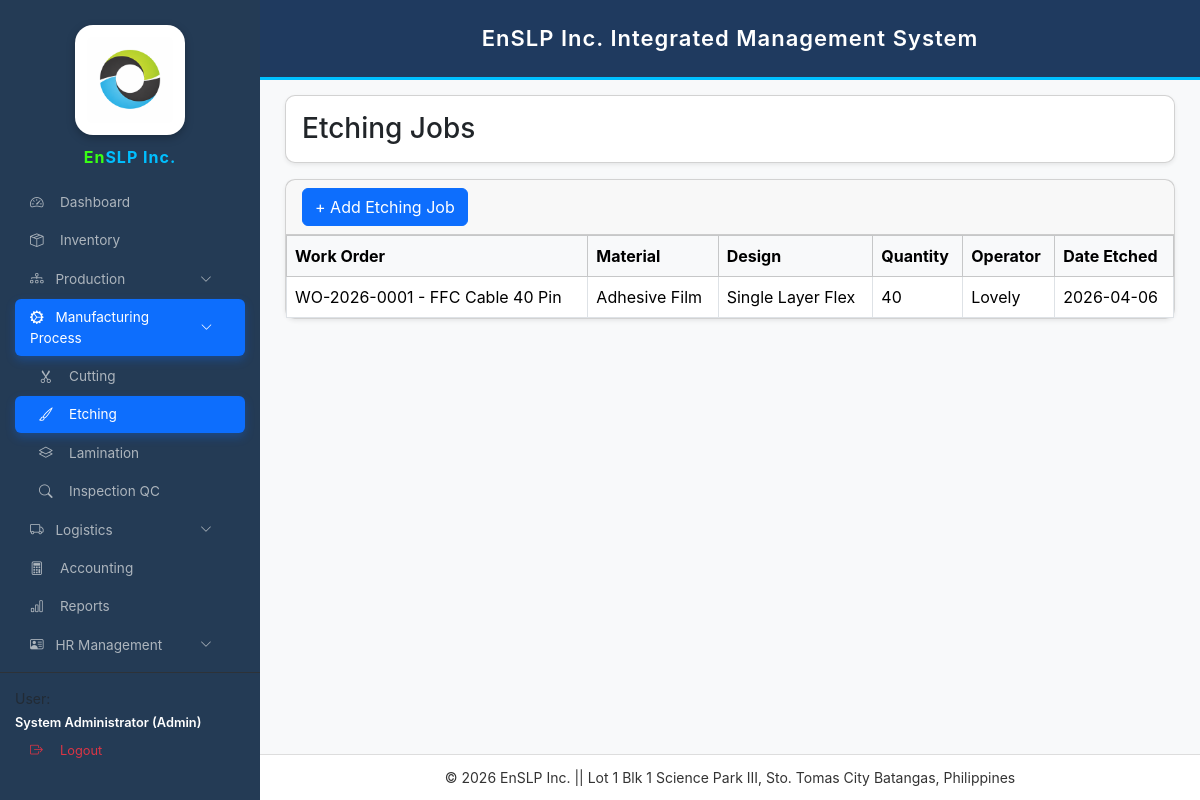
Page /etching.php (signed in) on the committed database.
### tables this page shows
CREATE TABLE `etching_jobs` (
  `id` int(11) NOT NULL,
  `work_order_id` varchar(50) NOT NULL,
  `item_id` int(11) DEFAULT NULL,
  `design` varchar(100) DEFAULT NULL,
  `operator` varchar(100) DEFAULT NULL,
  `date_etched` timestamp NOT NULL DEFAULT current_timestamp(),
  `quantity` int(11) DEFAULT 0
);

CREATE TABLE `work_orders` (
  `id` int(11) NOT NULL,
  `wo_no` varchar(50) DEFAULT NULL,
  `product_name` varchar(150) NOT NULL,
  `client` varchar(150) DEFAULT NULL,
  `qty` int(11) DEFAULT 0,
  `status` varchar(50) DEFAULT NULL,
  `date_started` date NOT NULL,
  `date_completed` date DEFAULT NULL,
  `remarks` varchar(255) DEFAULT NULL,
  `created_at` timestamp NOT NULL DEFAULT current_timestamp(),
  `selling_price` decimal(10,2) DEFAULT 0.00
);

CREATE TABLE `inventory_items` (
  `id` int(11) NOT NULL,
  `item_code` varchar(50) DEFAULT NULL,
  `item_name` varchar(150) NOT NULL,
  `category` varchar(50) DEFAULT NULL,
  `unit` varchar(30) DEFAULT 'pcs',
  `quantity` int(11) NOT NULL DEFAULT 0,
  `reorder_level` int(11) NOT NULL DEFAULT 0,
  `created_at` datetime NOT NULL DEFAULT current_timestamp(),
  `cost` decimal(10,2) DEFAULT NULL,
  `selling_price` decimal(10,2) DEFAULT 0.00,
  `status` varchar(20) DEFAULT 'active',
  `value` decimal(10,2) DEFAULT 0.00
);

### etching.php (the view, shortened to what this page needs)
<?php
require_once "config.php";
$stmt=$conn->query("
SELECT e.*,i.item_name,w.wo_no,w.product_name
FROM etching_jobs e
LEFT JOIN inventory_items i ON e.item_id=i.id
LEFT JOIN work_orders w ON e.work_order_id=w.id
ORDER BY e.id DESC
");
$jobs=$stmt->fetchAll(PDO::FETCH_ASSOC);
?>
<!DOCTYPE html>
<html>
<head>
<link href="https://cdn.jsdelivr.net/npm/bootstrap@5.3.3/dist/css/bootstrap.min.css" rel="stylesheet">
</head>
<body>
<div class="d-flex">
<?php include 'sidebar.php'; ?>
<?php include 'header.php'; ?>
<div class="main-content flex-grow-1">
<div class="card shadow-sm mb-3">
<div class="card-body">
<h3 class="mb-0">Etching Jobs</h3>
</div>
</div>
<div class="card shadow-sm">
<div class="card-header">
<button class="btn btn-primary"
data-bs-toggle="modal"
data-bs-target="#addEtchingModal">
+ Add Etching Job
</button>
</div>
<div class="card-body p-0">
<table class="table table-bordered mb-0">
<thead class="table-light">
<tr>
<th>Work Order</th>
<th>Material</th>
<th>Design</th>
<th>Quantity</th>
<th>Operator</th>
<th>Date Etched</th>
</tr>
</thead>
<tbody>
<?php if($jobs){ ?>
<?php foreach($jobs as $row){ ?>
<tr>
<td><?=$row['wo_no']?> - <?=$row['product_name']?></td>
<td><?=$row['item_name']?></td>
<td><?=$row['design']?></td>
<td><?=$row['quantity']?></td>
<td><?=$row['operator']?></td>
<td><?=date('Y-m-d', strtotime($row['date_etched']))?></td>
</tr>
<?php } ?>
<?php } ?>
</tbody>
</table>
</div>
</div>
</div>
</div>
<?php include 'footer.php'; ?>
</body>
</html>

### etching.php (style rules this page uses)
body { background:#f4f6f9; font-family:Arial; }
.main-content { margin-left:260px; padding:25px; margin-top:70px; }
.card { border-radius:10px; }

### sidebar.php (style rules this page uses)
:root { --sb-width:260px; --primary-blue:#0d6efd; --sidebar-bg:#243b55; }
body { font-family:'Inter',sans-serif!important; margin:0!important; background:#f8f9fa; }

### rows in the picture
etching_jobs: work_order.wo_no "WO-2026-0001", work_order.product_name "FFC Cable 40 Pin", inventory_items.item_name "Adhesive Film", design "Single Layer Flex", quantity "40", operator "Lovely", date_etched "2026-04-06"
